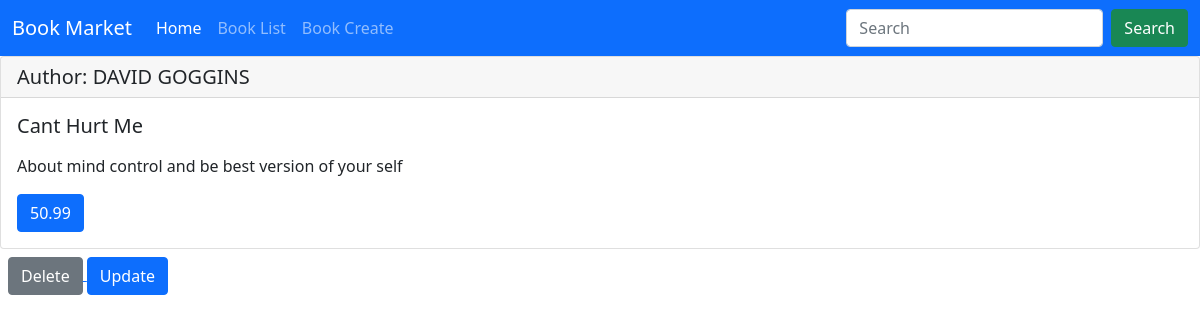
Page /books/1/ on the committed database.
### books/models.py (models this page shows, shortened)
class Book(models.Model):
    title = models.CharField(max_length=200)
    author = models.CharField(max_length=200)
    description = models.TextField()
    price = models.DecimalField(max_digits=5, decimal_places=2)
    cover = models.ImageField(upload_to='covers/', blank=True)

### books/views.py (the view)
# urls.py: path('<int:pk>/', BookDetailView.as_view(), name='book_detail'),
class BookDetailView(generic.DetailView):
    model = Book
    template_name = 'book_detail.html'

### books/templatetags/book_tags.py (called while the page is built)
@register.filter(name='get_up')
def to_uppercase(value, arg):
    return f'{arg}: {value.upper()}'

### books/templates/book_detail.html (shortened to what this page needs)
{% extends "_base.html" %}
{% load book_tags %}
{% block content %}
    <div class="card">
        <h5 class="card-header">{{ book.author|get_up:'Author'}}</h5>
        <div class="card-body">
            <h5 class="card-title">{{ book.title|capfirst }}</h5>
            <p class="card-text">{{ book.description|linebreaks }}</p>
            <a href="#" class="btn btn-primary">{{ book.price }}</a>
        </div>
    </div>
    <div class="mt-2 mx-2">
        <a class="" href="{% url "book_delete" book.id %}">
            <button type="button" class="btn btn-secondary">Delete</button>
        </a>
        <a class="" href="{% url "book_update" book.id %}">
            <button type="button" class="btn btn-primary">Update</button>
        </a>
    </div>
{% endblock content %}

### rows in the picture
Book: author|get_up "Author: DAVID GOGGINS", title "Cant Hurt Me", description "About mind control and be best version of your self", price "50.99"
